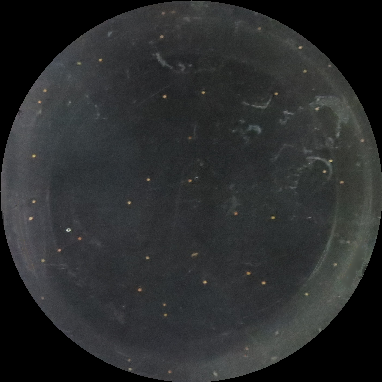
#> input picture cv/no-glare.png, 382 x 382 px
$ python detect.py
#> lines starting #> are read from the running program, lines starting #| are printed output that depends on the picture; after the words box and inside, x2 and y2 are one past the last pixel; in counts of white or black regions, pixels touching at a corner belong together
import cv2
import numpy as np


def thresh_demo(val):
    thresh1 = cv2.getTrackbarPos('thresh:', 'slider')
    thresh2 = cv2.getTrackbarPos('converted:', 'slider')
    dst = cv2.threshold(gray, thresh1, thresh2, cv2.THRESH_BINARY)[1]
    cv2.imshow('slider', dst)


img = cv2.imread('no-glare.png')
#> img is the input picture: shape (382, 382, 3); mean B, G, R 45.2, 44.6, 42.9

hsv = cv2.cvtColor(img, cv2.COLOR_BGR2HSV)
#> hsv: shape (382, 382, 3); mean H, S, V 71.5, 15.2, 46.1
# (0, 43, 75), (34, 255, 255)
artemia = cv2.inRange(hsv, (0, 34, 60), (33, 255, 255))
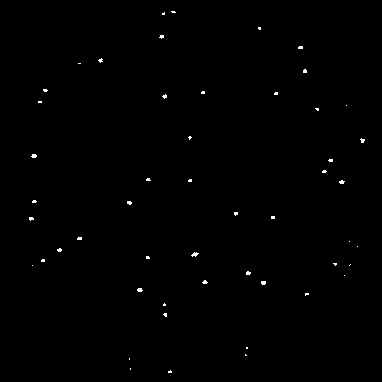
#> artemia: shape (382, 382); 0.36% white in thin lines or dots, all inside (x1, y1, x2, y2) = (29, 11, 365, 373)

# hsv[:, :, 1] = artemia

# back = cv2.cvtColor(hsv, cv2.COLOR_HSV2BGR)

back = img.copy()
back[artemia == 255] = (0, 255, 0)
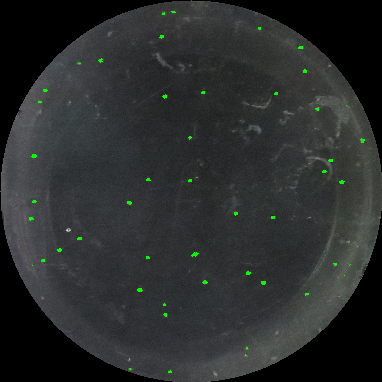
#> back: shape (382, 382, 3); 0.36% of pixels changed, all inside (x1, y1, x2, y2) = (29, 11, 365, 373)

cv2.imshow('test', back)
cv2.waitKey(0)

back[artemia != 255] = (0, 0, 0)

cv2.imshow('only', back)
cv2.waitKey(0)

kernel = np.ones((4, 4), np.uint8)
dil = cv2.dilate(back, kernel, iterations=1)

cv2.imshow('dilate', dil)
cv2.waitKey(0)

gray = cv2.cvtColor(dil, cv2.COLOR_BGR2GRAY)
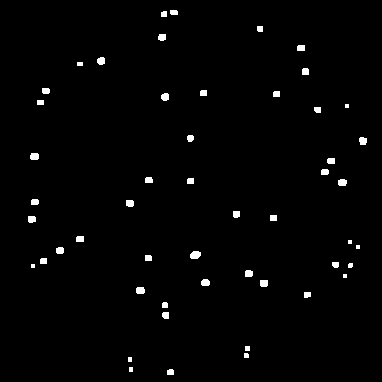
#> gray: shape (382, 382); values 0 (black) and 150 (white), 1.4% white; 51 white regions (5 under 20 px), largest, box (x1, y1, x2, y2) and area: (190, 251, 201, 259) 73, (30, 153, 39, 160) 58, (136, 287, 145, 294) 58
th, threshed = cv2.threshold(gray, 0, 255, cv2.THRESH_BINARY)
#> threshed: shape (382, 382); 1.4% white; 51 white regions (5 under 20 px)

cv2.imshow('thr', threshed)
cv2.waitKey(0)

cnts = cv2.findContours(threshed, cv2.RETR_LIST, cv2.CHAIN_APPROX_SIMPLE)[-2]
#> cnts = 51 contours, 11 with area under 20; largest, box (x1, y1, x2, y2) and area: (190, 251, 201, 259) 59, (136, 287, 145, 294) 45, (30, 153, 39, 160) 45, (201, 279, 210, 286) 43, (338, 179, 347, 186) 43

s1 = 0
s2 = 50
xcnts = []
for cnt in cnts:
    if s1 < cv2.contourArea(cnt) < s2:
        xcnts.append(cnt)
#> this loop made 51 passes
#> cnt on passes 2, 3, 5, 12, 14, 21, 22, 25, 38, 39, 45: [[129, 367], [129, 371], [132, 371], [132, 367]], [[128, 357], [128, 361], [131, 361], [131, 357]], [[245, 346], [245, 350], [249, 350], [249, 346]], [[343, 274], [343, 277], [346, 277], [346, 274]], [[31, 264], [31, 267], [34, 267], [34, 264]], [[356, 245], [356, 248], [359, 248], [359, 245]], [[348, 240], [348, 243], [351, 243], [351, 240]], [[270, 215], [270, 220], [276, 220], [276, 215]], [[345, 104], [345, 107], [348, 107], [348, 104]], [[37, 100], [37, 104], [43, 104], [43, 100]], [[77, 62], [77, 65], [82, 65], [82, 62]]
#> after the loop, xcnts = 50 contours, 11 with area under 20; largest, box (x1, y1, x2, y2) and area: (136, 287, 145, 294) 45, (30, 153, 39, 160) 45, (201, 279, 210, 286) 43, (338, 179, 347, 186) 43, (359, 137, 367, 145) 42

print('Dots number: {}'.format(len(xcnts)))
#| Dots number: 50

# [12 lines of commented-out code are left out]
cv2.waitKey()

$ run again, with cv/full_res1.jpg saved as cv/no-glare.png
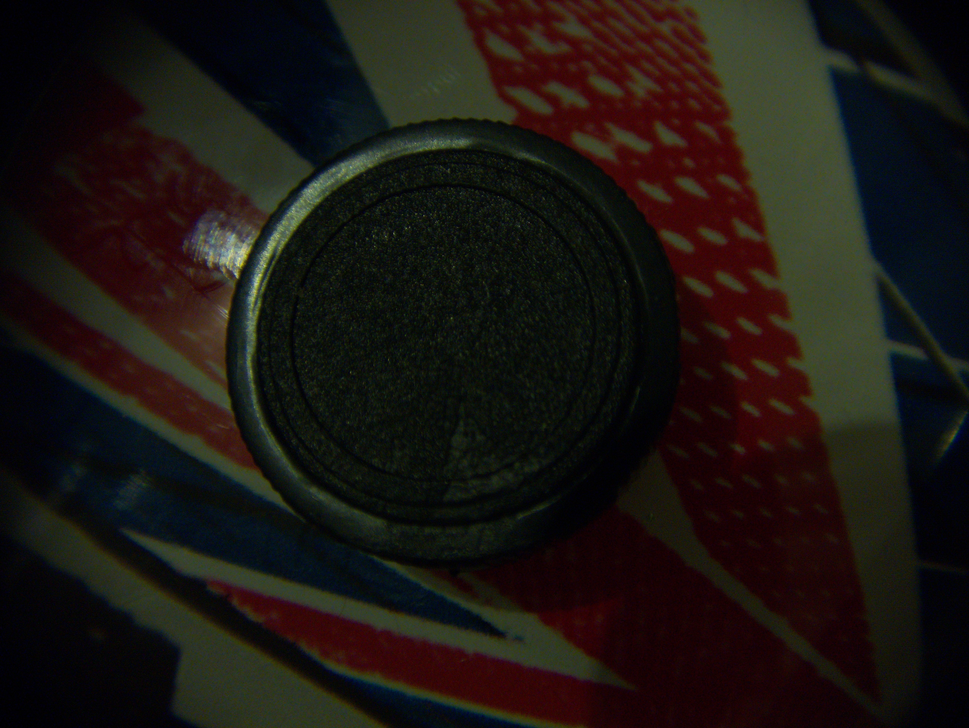
#> input picture cv/full_res1.jpg, 969 x 728 px, shrunk from 4048 x 3040 before the run
#> img is the input picture: shape (728, 969, 3); mean B, G, R 18.1, 22.4, 28
#> hsv: shape (728, 969, 3); mean H, S, V 77.1, 156.4, 33.7
#> `artemia = cv2.inRange(hsv, (0, 34, 60), (33, 255, 255))`:
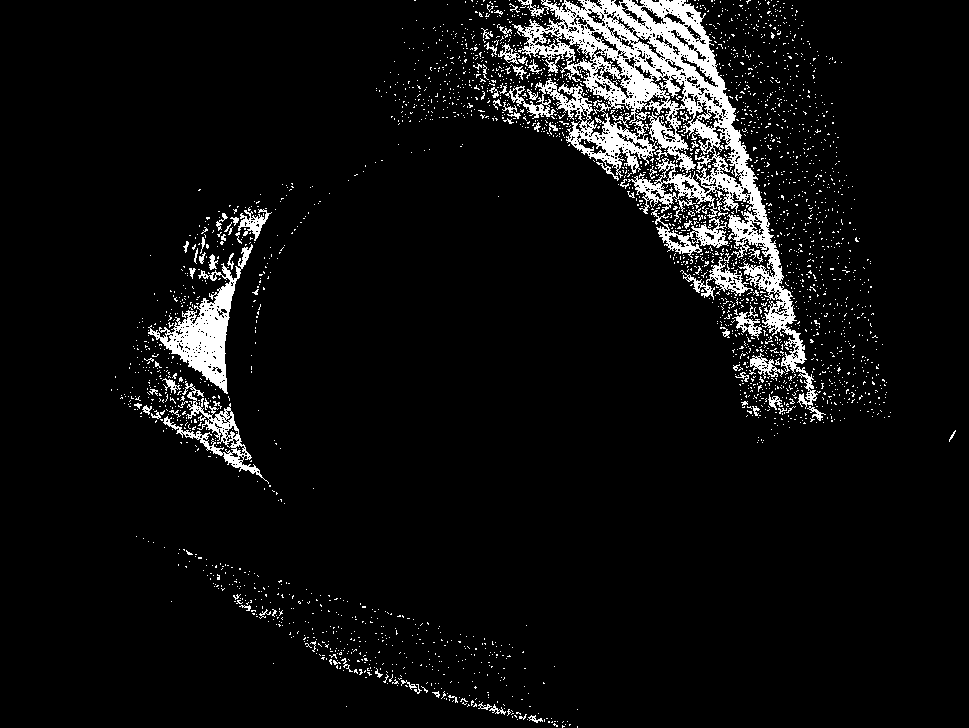
#> artemia: shape (728, 969); 6.2% white; 2771 white regions (2685 under 20 px), largest, box (x1, y1, x2, y2) and area: (505, 0, 818, 409) 24911, (148, 244, 253, 394) 4124, (163, 381, 269, 484) 1785
#> `gray = cv2.cvtColor(dil, cv2.COLOR_BGR2GRAY)`:
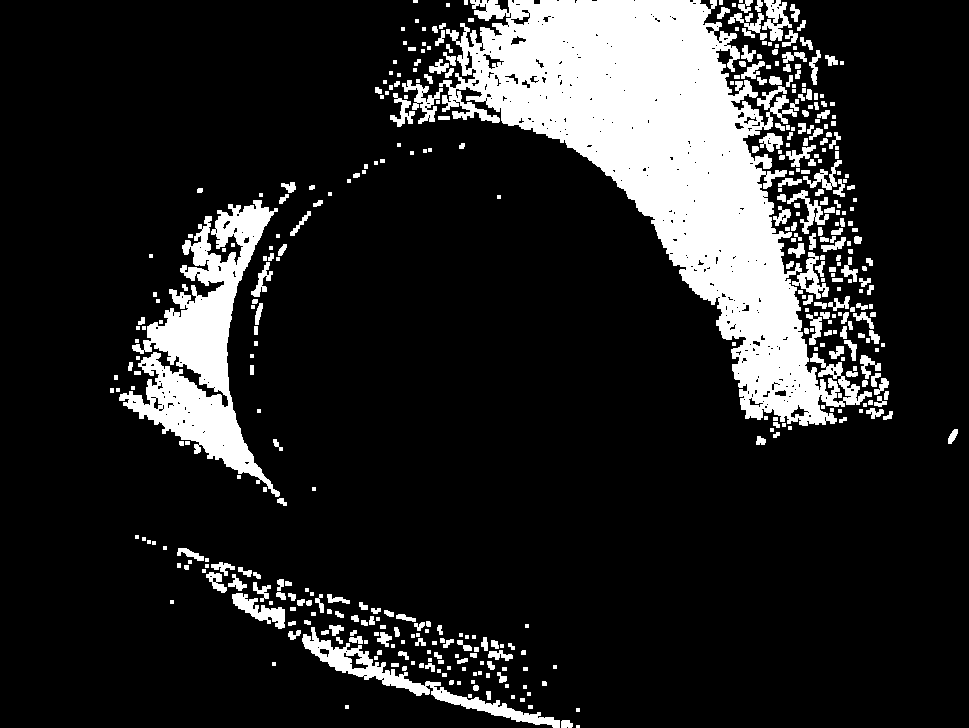
#> gray: shape (728, 969); values 0 (black) and 150 (white), 15.4% white; 429 white regions (153 under 20 px), largest, box (x1, y1, x2, y2) and area: (439, 0, 872, 426) 67180, (119, 200, 280, 497) 16523, (302, 627, 560, 728) 3517
#> threshed: shape (728, 969); 15.4% white; 429 white regions (153 under 20 px)
#> cnts = 744 contours, 527 with area under 20; largest, box (x1, y1, x2, y2) and area: (439, 0, 872, 426) 66788, (119, 200, 280, 497) 15768, (302, 627, 560, 728) 3300, (232, 593, 285, 629) 684, (762, 0, 792, 41) 596
#> the loop `for cnt in cnts:` made 744 passes
#> cnt on passes 1, 3, 4: [[576, 725], [576, 727], [579, 727], [579, 725]], [[576, 708], [576, 711], [579, 711], [579, 708]], [[528, 705], [528, 708], [532, 708], [532, 705]]
#> after the loop `for cnt in cnts:`: xcnts = 659 contours, 527 with area under 20; largest, box (x1, y1, x2, y2) and area: (743, 116, 758, 125) 50, (278, 244, 287, 256) 49, (829, 132, 841, 149) 48, (798, 123, 806, 134) 48, (497, 672, 507, 683) 46
#| Dots number: 659
